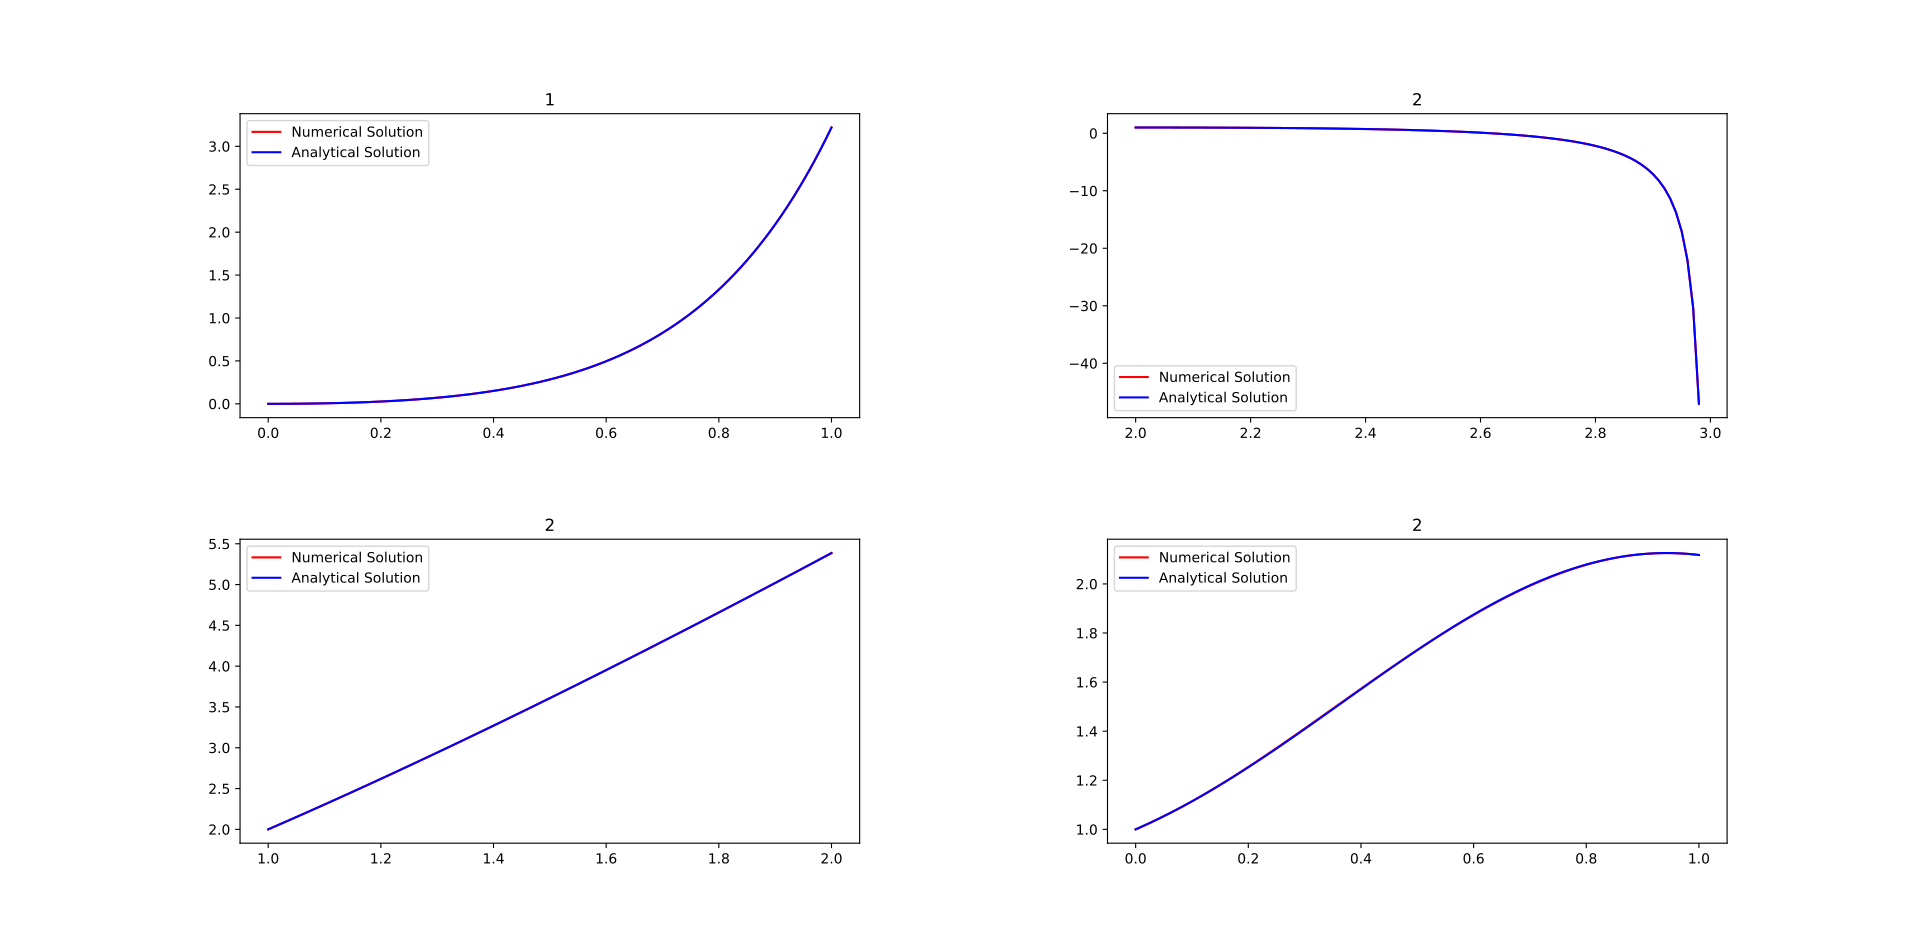

The Python source for this figure:
"""
Author: Pruthvi Suryadevara
Email:  pruthvi.suryadevara@tifr.res.in
Solving initial value problem using solve_ivp

"""

import numpy as np
import matplotlib.pyplot as plt
import scipy.integrate as inte

# Solving the first problem
def f1(t,y): return((t*np.exp(3*t))-(2*y))             # Defining the function y'=f(t,y)
y1=inte.solve_ivp(f1,[0,1],[0],dense_output=True)      # Solving using solve_ivp over range [0,1] and y0=0
plt.subplot(2,2,1,title="1")
t1=np.linspace(0,1,101)                                # Creating a mesh of t for plotting
# Plotting the Numerical and Analytical solutions
plt.plot(t1,y1.sol(t1).T,'r',label="Numerical Solution")
def y1_sol(t): return((1/25*np.exp(-2*t))*(1-np.exp(5*t)+(5*t*np.exp(5*t))))
plt.plot(t1,y1_sol(t1),'b',label="Analytical Solution")
plt.legend()

# Solving the second problem
# For this problem plotting is only done till 2.99 as the solution is divergent at t=3 
def f2(t,y): return(1-(t-y)**2)
y2=inte.solve_ivp(f2,[2,3],[1],dense_output=True)
plt.subplot(2,2,2,title="2")
t2=np.linspace(2,3,101)
plt.plot(t2[0:99],y2.sol(t2[0:99]).T,'r',label="Numerical Solution")
def y2_sol(t): return((1-(3*t)+(t**2))/(-3+t))
plt.plot(t2[0:99],y2_sol(t2[0:99]),'b',label="Analytical Solution")
plt.legend()

# Solving the third problem
def f3(t,y): return(1+(y/t))
y3=inte.solve_ivp(f3,[1,2],[2],dense_output=True)
plt.subplot(2,2,3,title="2")
t3=np.linspace(1,2,101)
plt.plot(t3,y3.sol(t3).T,'r',label="Numerical Solution")
def y3_sol(t): return((2*t)+(t*np.log(t)))
plt.plot(t3,y3_sol(t3),'b',label="Analytical Solution")
plt.legend()

# Solving the third Problem
def f4(t,y): return(np.cos(2*t)+np.sin(3*t))
y4=inte.solve_ivp(f4,[0,1],[1],dense_output=True)
plt.subplot(2,2,4,title="2")
t4=np.linspace(0,1,101)
plt.plot(t4,y4.sol(t4).T,'r',label="Numerical Solution")
def y4_sol(t): return((1/6)*(8-(2*np.cos(3*t))+(3*np.sin(2*t))))
plt.plot(t4,y4_sol(t4),'b',label="Analytical Solution")
plt.subplots_adjust(wspace=0.4,hspace=0.4)
plt.legend()
plt.show()

""" 
All the solutions match closely with the avalytical solutions
